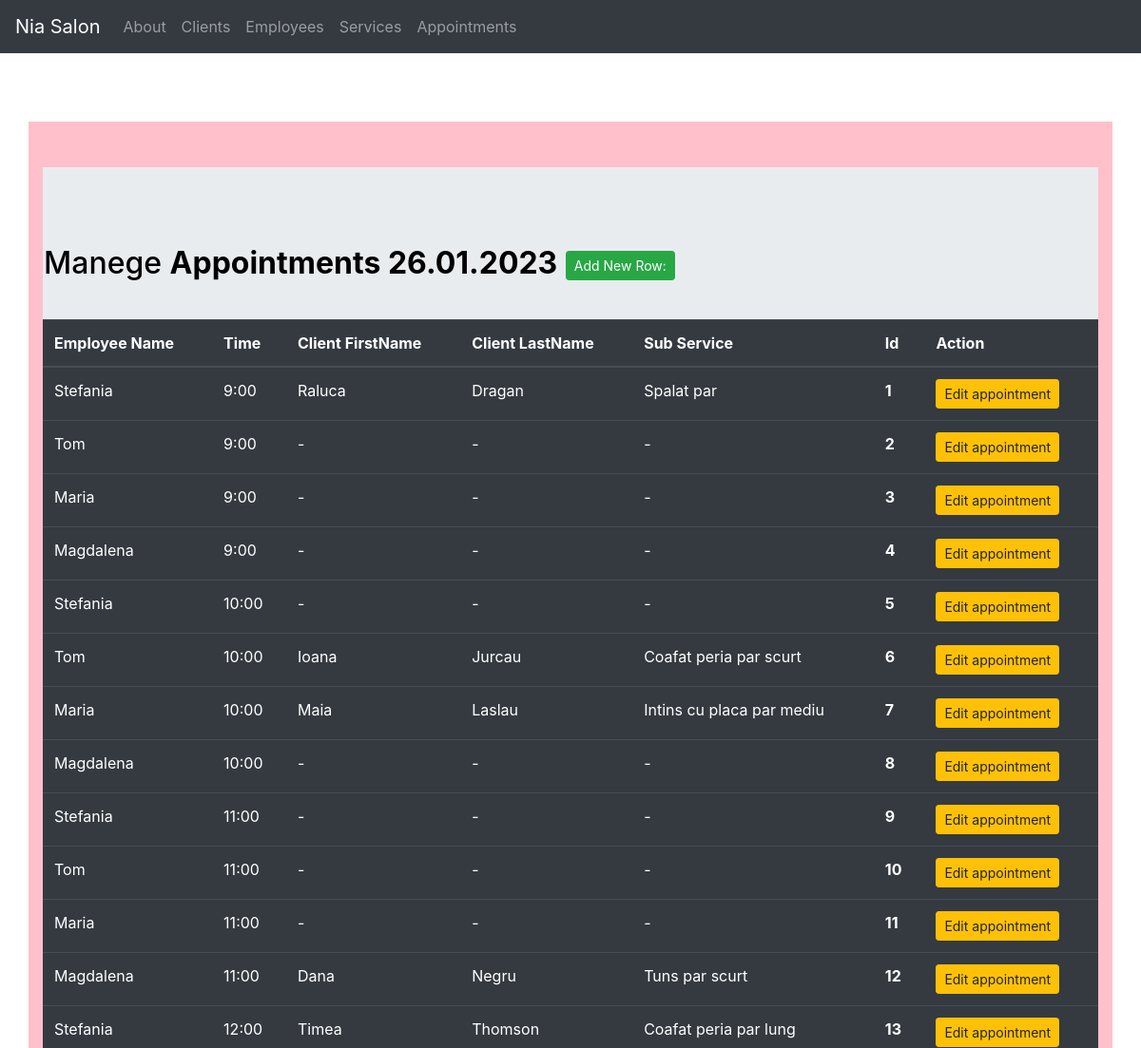
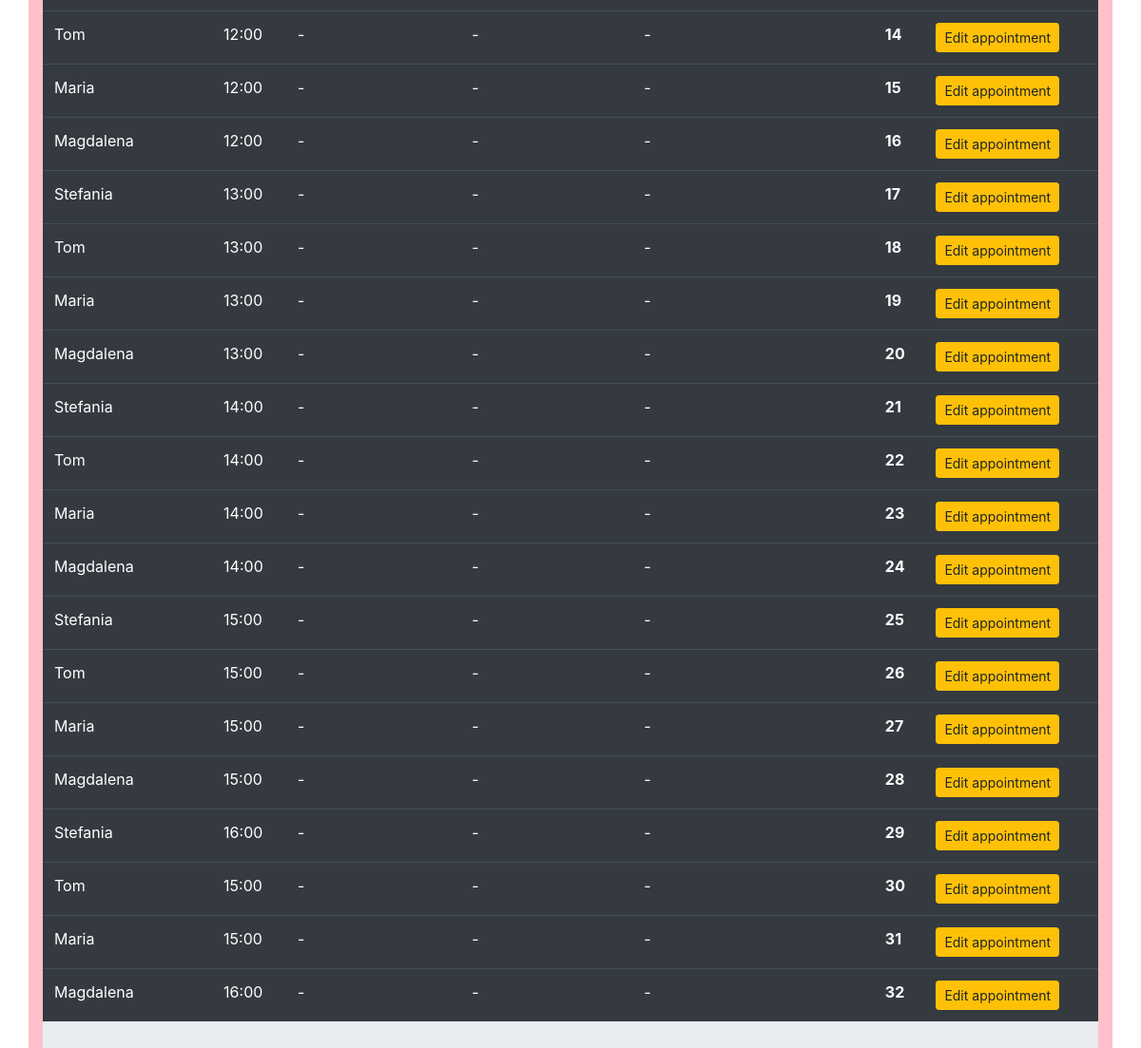
The app's page /appointments with its own data (2 pictures, top to bottom).
### app.py (models this page shows, shortened)
class Appointments(db.Model):
    employee_name = db.Column(db.String(50),nullable = False)
    hour = db.Column(db.String(50), nullable=False)
    client_firstname = db.Column(db.String(50))
    client_lastname = db.Column(db.String(50))
    sub_service = db.Column(db.String(50))
    id = db.Column(db.Integer, primary_key=True)

### app.py (the view)
@app.route('/appointments')
def appointments():
    all_data = Appointments.query.all()
    return render_template('t6_appointments.html', appointments = all_data)

### templates/t6_appointments.html (shortened to what this page needs)
{% extends 'base.html' %}
{% block content %}
<div class="container">
    <br/><br/><br/>
    <div class="row">
      <div class="col md-12" style="background-color:pink;">
        <br/><br/>
        <div class="jumbotron jumbotron-fluid">
          <br/>
          <h2>Manege <b>Appointments  26.01.2023</b>
            <button type="button" class="btn btn-success btn-sm" data-toggle="modal" data-target="#mymodal">Add New Row:</button>
          </h2>
          <br/><br/><br/>
          <table class="table table-hover table-dark">
            <thead>
              <tr>
                <th scope="col">Employee Name</th>
                <th scope="col">Time</th>
                <th scope="col">Client FirstName</th>
                <th scope="col">Client LastName</th>
                <th scope="col">Sub Service</th>
                <th scope="col">Id</th>
                <th scope="col">Action</th>
              </tr>
            </thead>
            <tbody>
            {% for row in appointments %}
              <tr>
                <td>{{row.employee_name}}</td>
                <td>{{row.hour}}</td>
                <td>{{row.client_firstname}}</td>
                <td>{{row.client_lastname}}</td>
                <td>{{row.sub_service}}</td>
                <th>{{row.id}}</th>
                <td>
                  <a href="/updatea/{{row.id}}" class="btn btn-warning btn-sm" data-toggle="modal" data-target="#modaledit{{row.id}}">Edit appointment</a>
                </td>
              </tr>
            {% endfor %}
            </tbody>
          </table>
        </div>
      </div>
    </div>
  </div>
{% endblock %}

### static/css/style.css (style rules this page uses)
h2 { color:black; position: absolute; top: 130px; left: 16px; font-size: 200%; }

### records on screen
Appointments: employee_name "Stefania", hour "9:00", client_firstname "Raluca", client_lastname "Dragan", sub_service "Spalat par", id "1"
Appointments: employee_name "Tom", hour "9:00", client_firstname "-", client_lastname "-", sub_service "-", id "2"
Appointments: employee_name "Maria", hour "9:00", client_firstname "-", client_lastname "-", sub_service "-", id "3"
Appointments: employee_name "Magdalena", hour "9:00", client_firstname "-", client_lastname "-", sub_service "-", id "4"
Appointments: employee_name "Stefania", hour "10:00", client_firstname "-", client_lastname "-", sub_service "-", id "5"
Appointments: employee_name "Tom", hour "10:00", client_firstname "Ioana", client_lastname "Jurcau", sub_service "Coafat peria par scurt", id "6"
Appointments: employee_name "Maria", hour "10:00", client_firstname "Maia", client_lastname "Laslau", sub_service "Intins cu placa par mediu", id "7"
Appointments: employee_name "Magdalena", hour "10:00", client_firstname "-", client_lastname "-", sub_service "-", id "8"
Appointments: employee_name "Stefania", hour "11:00", client_firstname "-", client_lastname "-", sub_service "-", id "9"
Appointments: employee_name "Tom", hour "11:00", client_firstname "-", client_lastname "-", sub_service "-", id "10"
Appointments: employee_name "Maria", hour "11:00", client_firstname "-", client_lastname "-", sub_service "-", id "11"
Appointments: employee_name "Magdalena", hour "11:00", client_firstname "Dana", client_lastname "Negru", sub_service "Tuns par scurt", id "12"
Appointments: employee_name "Stefania", hour "12:00", client_firstname "Timea", client_lastname "Thomson", sub_service "Coafat peria par lung", id "13"
Appointments: employee_name "Tom", hour "12:00", client_firstname "-", client_lastname "-", sub_service "-", id "14"
Appointments: employee_name "Maria", hour "12:00", client_firstname "-", client_lastname "-", sub_service "-", id "15"
Appointments: employee_name "Magdalena", hour "12:00", client_firstname "-", client_lastname "-", sub_service "-", id "16"
Appointments: employee_name "Stefania", hour "13:00", client_firstname "-", client_lastname "-", sub_service "-", id "17"
Appointments: employee_name "Tom", hour "13:00", client_firstname "-", client_lastname "-", sub_service "-", id "18"
Appointments: employee_name "Maria", hour "13:00", client_firstname "-", client_lastname "-", sub_service "-", id "19"
Appointments: employee_name "Magdalena", hour "13:00", client_firstname "-", client_lastname "-", sub_service "-", id "20"
Appointments: employee_name "Stefania", hour "14:00", client_firstname "-", client_lastname "-", sub_service "-", id "21"
Appointments: employee_name "Tom", hour "14:00", client_firstname "-", client_lastname "-", sub_service "-", id "22"
Appointments: employee_name "Maria", hour "14:00", client_firstname "-", client_lastname "-", sub_service "-", id "23"
Appointments: employee_name "Magdalena", hour "14:00", client_firstname "-", client_lastname "-", sub_service "-", id "24"
Appointments: employee_name "Stefania", hour "15:00", client_firstname "-", client_lastname "-", sub_service "-", id "25"
Appointments: employee_name "Tom", hour "15:00", client_firstname "-", client_lastname "-", sub_service "-", id "26"
Appointments: employee_name "Maria", hour "15:00", client_firstname "-", client_lastname "-", sub_service "-", id "27"
Appointments: employee_name "Magdalena", hour "15:00", client_firstname "-", client_lastname "-", sub_service "-", id "28"
Appointments: employee_name "Stefania", hour "16:00", client_firstname "-", client_lastname "-", sub_service "-", id "29"
Appointments: employee_name "Tom", hour "15:00", client_firstname "-", client_lastname "-", sub_service "-", id "30"
Appointments: employee_name "Maria", hour "15:00", client_firstname "-", client_lastname "-", sub_service "-", id "31"
Appointments: employee_name "Magdalena", hour "16:00", client_firstname "-", client_lastname "-", sub_service "-", id "32"
